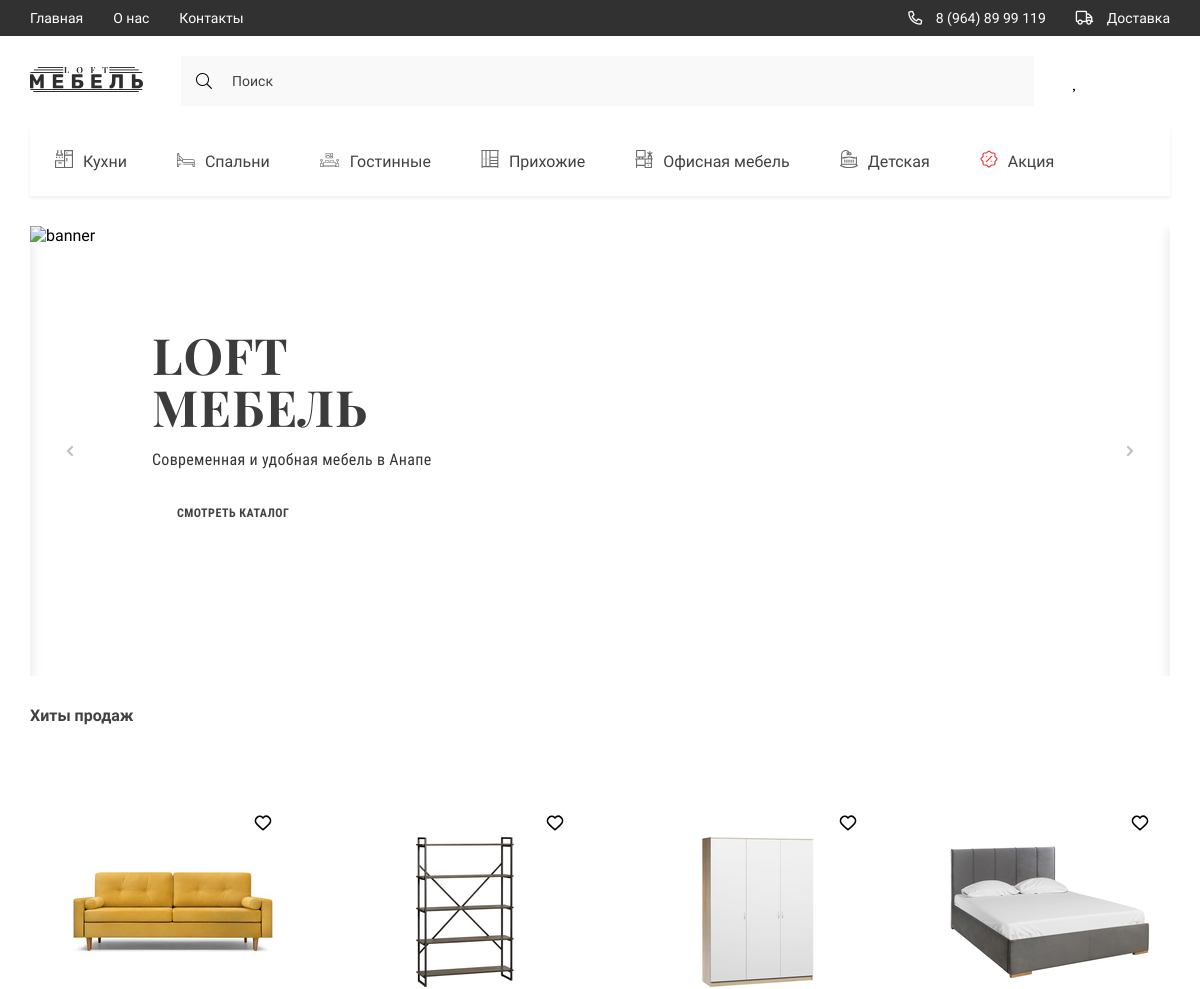
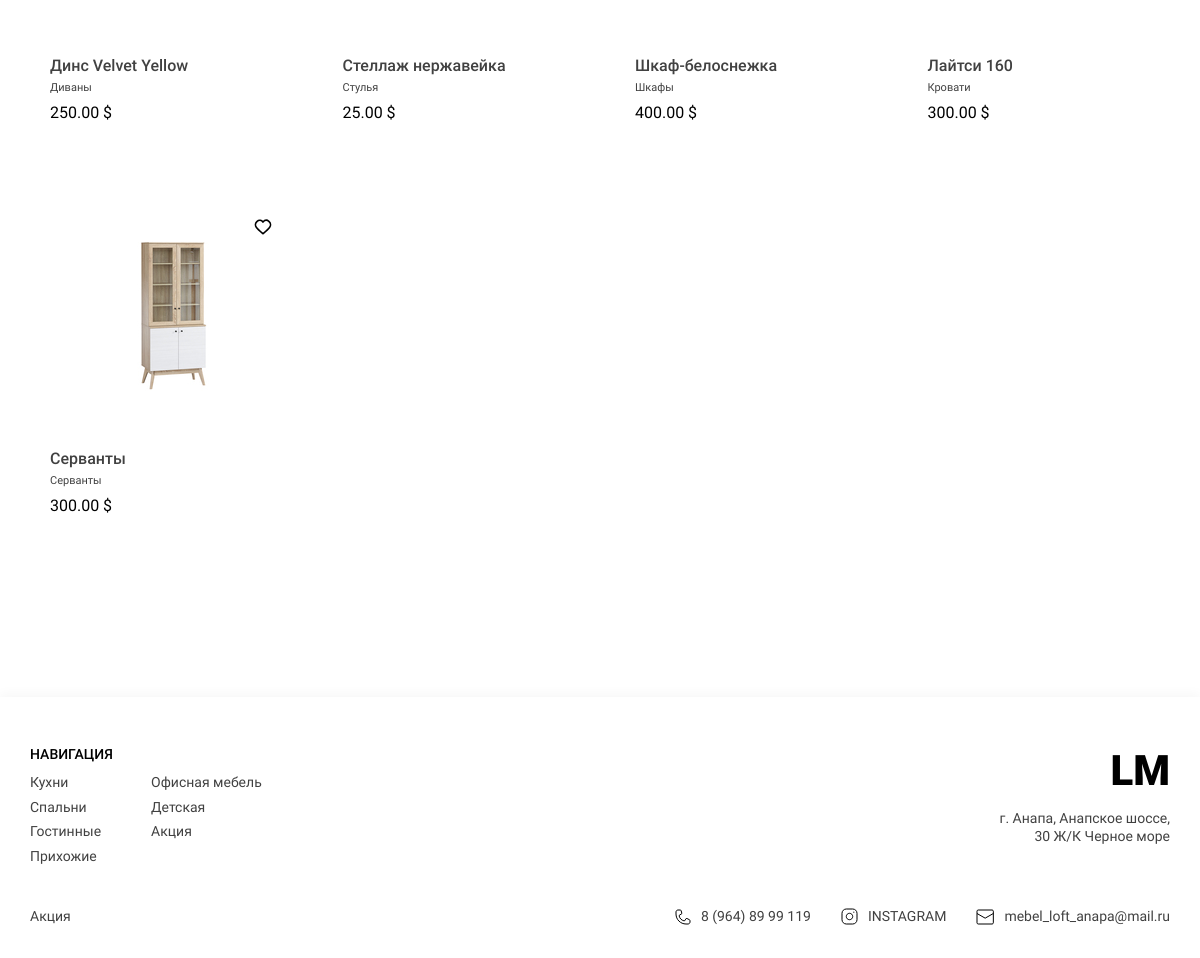
The page / on the database its author committed (2 pictures, top to bottom).
### products/models.py (models this page shows, shortened)
class Subcategory(models.Model):
    name = models.CharField(max_length=150, unique=True)
    icon = models.FileField(upload_to='icons', null=True, blank=True)

class Products(models.Model):
    product_name = models.CharField(max_length=150)
    description = models.TextField()
    price = models.DecimalField(max_digits=9, decimal_places=2)
    goods_in_stocks = models.PositiveIntegerField(default=0)
    characteristics = models.TextField()
    length = models.CharField(max_length=20, default=0)
    width = models.CharField(max_length=20, default=0)
    height = models.CharField(max_length=20, default=0)
    main_foto =models.ImageField(upload_to='main_product_images', null=True, blank=True)
    category = models.ForeignKey(to=Categories, on_delete=models.CASCADE)
    rating = models.FloatField(default=0)

class Categories(models.Model):
    name = models.CharField(max_length=50, unique=True)
    recommended_place_of_using = models.CharField(max_length=100)
    sub_category = models.ManyToManyField(Subcategory)
    def __str__(self):
        return self.name

### products/views.py (the view)
# urls.py: path('', index, name='index'),
def index(request, sub_id=None):
    if sub_id:
        category_list = Categories.objects.filter(sub_category=sub_id)
        product = []
        for category in category_list:
            product_list = Products.objects.filter(category=category)
            for i in product_list:
                if i != None:
                    product.append(i)
    else:
        product = Products.objects.all()
    subcategories = Subcategory.objects.all()
    sub_1 = subcategories[0:4]
    sub_2 = subcategories[4:7]
    sub_3 = subcategories[6]
    context = {
        'title': 'Store',
        'products': product,
        'subcategories': subcategories,
        'sub_1': sub_1,
        'sub_2': sub_2,
        'sub_3': sub_3
    }
    return render(request, 'main_index.html', context)

### products/templates/main_index.html (shortened to what this page needs)
{% extends 'base.html' %}
{% load static %}
{% block categories %}
{% for k in subcategories %}
<li>
    <a href="{% url 'products:filter' k.id %}" class="header__list-links">
        <span class="header__list-img">
            <img src="{{ k.icon.url }}" alt="icons">
        </span>
        {{ k.name }}
    </a>
</li>
{% endfor %}
{% endblock %}
{% block slider %}
<div class="slider" data-infinity="true">
    <div class="sliderLines">
        <div class="slider__item">
            <img src="{% static 'assets/images/banner-1.png' %}" alt="banner" class="slider__img">
            <div class="slider__item-content">
                <h2 class="slider__item-title">loft мебель</h2>
                <p class="slider__item-descr">
                    Современная и удобная мебель в Анапе
                </p>
                <a href="#!" class="slider__item-button">СМОТРЕТЬ КАТАЛОГ</a>
            </div>
        </div>
    </div>
    <div class="slider__btns">
        <button class="btn__prev">
            <img src="{% static 'assets/icons/arrow.svg' %}" alt="arrow">
        </button>
        <button class="btn__next">
            <img src="{% static 'assets/icons/arrow.svg' %}" alt="arrow">
        </button>
    </div>
</div>
{% endblock %}
{% block main %}
<main class="main">
    <div class="container">
        <section class="products">
            <h2 class="products__title">Хиты продаж</h2>
            <div class="products__content">
                {% if products %}
                {% for product in products %}
                <div class="products__item">
                    {% if request.user.is_authenticated %}
                    <a href="{% url 'products:add_favourite' product.id %}" data-id="{{ product.id }}"
                       class="products__item-flex">
                        <svg width="20px" height="20px" viewBox="0 0 24 24" fill="none"
                             xmlns="http://www.w3.org/2000/svg">
                            <path fill-rule="evenodd" clip-rule="evenodd"
                                  d="M12 6.00019C10.2006 3.90317 7.19377 3.2551 4.93923 5.17534C2.68468 7.09558 2.36727 10.3061 4.13778 12.5772C5.60984 14.4654 10.0648 18.4479 11.5249 19.7369C11.6882 19.8811 11.7699 19.9532 11.8652 19.9815C11.9483 20.0062 12.0393 20.0062 12.1225 19.9815C12.2178 19.9532 12.2994 19.8811 12.4628 19.7369C13.9229 18.4479 18.3778 14.4654 19.8499 12.5772C21.6204 10.3061 21.3417 7.07538 19.0484 5.17534C16.7551 3.2753 13.7994 3.90317 12 6.00019Z"
                                  stroke="#000000" stroke-width="2" stroke-linecap="round" stroke-linejoin="round"/>
                        </svg>
                    </a>
                    {% else %}
                    <a href="{% url 'users:login' %}" data-id="{{ product.id }}"
                       class="products__item-flex">
                    </a>
                    {% endif %}
                    <a href="{% url 'products:product_info' product.id %}"> <img src="{{ product.main_foto.url }}"
                                                                                 alt=""
                                                                                 class="products__item-img"></a>
                    <div class="products__item-text">
                        <h3 class="products__item-title">{{ product.product_name }}</h3>
                        <div class="products__item-desrc">{{ product.category }}</div>
                        <div class="products__item-price">{{ product.price }} $</div>
                    </div>
                </div>
                {% endfor %}
                {% endif %}
            </div>
        </section>
    </div>
</main>
{% endblock %}
{% block li_1 %}
{% for i in sub_1 %}
<li><a href="{% url 'products:filter' i.id %}" class="footer__navigate-links">{{ i.name }}</a></li>
{% endfor %}
{% endblock %}
{% block li_2 %}
{% for i in sub_2 %}
<li><a href="{% url 'products:filter' i.id %}" class="footer__navigate-links">{{ i.name }}</a></li>
{% endfor %}
{% endblock %}
{% block li_3 %}
<li><a href="{% url 'products:filter' sub_3.id %}" class="footer__navigate-links">{{ sub_3.name }}</a></li>
{% endblock %}

### static/style/style.css (style rules this page uses)
:root { --containerWidth: 1140px; --primaryColor: #414141; --primaryFont: 'Roboto'; --mainColor: #245462; }
* { padding: 0; margin: 0; box-sizing: border-box; text-decoration: none; list-style: none; font-family: var(--primaryFont); }
.container { width: 100%; max-width: calc(var(--containerWidth) + 30px); margin: 0 auto; padding: 0 15px; }
.header__list-links { padding: 24px 25px; display: flex; justify-content: center; align-items: center; height: 70px; transition: background .3s linear, color .3s linear; width: max-content; font-family: 'Roboto'; font-size: 16px; line-height: 19px; color: #414141; }
.header__list-links img { margin-right: 10px; min-width: 18px; transition: filter .3s linear; }
.slider { position: relative; height: 450px; display: flex; flex-direction: column; overflow: hidden; }
.sliderLines { flex-grow: 1; height: 100%; position: relative; overflow: hidden; }
.slider__img { width: 100%; height: 100%; object-fit: cover; }
.slider__item { box-shadow: 0px 5px 11px 2px rgba(0, 0, 0, 0.09); }
.slider__item-content { position: absolute; width: 100%; height: 100%; display: flex; flex-direction: column; align-items: start; left: 0; top: 0; padding-top: 9.01%; padding-left: 10.7%; }
.slider__btns { position: absolute; width: 100%; padding: 0 25px; left: 0; top: 50%; transform: translateY(-50%); display: flex; justify-content: space-between; align-items: center; }
.slider__btns>button { outline: none; border: none; width: 30px; height: 30px; background: white; display: flex; justify-content: center; align-items: center; }
.slider__btns img { filter: opacity(.5) invert(0.5); }
.btn__next { transform: rotate(180deg); z-index: 30; }
.slider__item-title { font-family: 'PlayfairDisplay'; font-weight: bold; font-size: 50px; line-height: 105.3%; letter-spacing: 0.02em; text-transform: uppercase; color: #3C3C3C; width: 100%; max-width: 216px; }
.slider__item-descr { font-family: 'RobotoCondensed'; font-size: 16px; line-height: 140.8%; letter-spacing: 0.02em; color: #343434; margin: 15px 0 20px; }
.slider__item-button { display: flex; width: max-content; color: var(--primaryColor); padding: 14px 25px; background: #fff; text-transform: uppercase; font-weight: bold; font-size: 12px; line-height: 140.8%; font-family: 'RobotoCondensed'; letter-spacing: 0.04em; }
.main { width: 100%; flex-grow: 1; padding-bottom: 150px; }
.products { width: 100%; display: flex; flex-direction: column; margin-top: 30px; }
.products__title { font-size: 16px; line-height: 19px; color: #414141; margin-bottom: 35px; }
.products__content { width: 100%; display: grid; grid-template-columns: repeat(4, minmax(137.67px, 263px)); column-gap: 30px; row-gap: 10px; }
.products__item { display: flex; justify-content: center; flex-direction: column; align-items: center; padding: 53px 20px 32px; transition: transform .3s linear; position: relative; }
.products__item-text { width: 100%; margin-top: 54px; }
.products__item-title { font-weight: 500; font-size: 16px; line-height: 19px; color: #414141; }
.products__item-desrc { font-size: 11px; line-height: 13px; color: #414141; margin: 6px 0 9px; }
.products__item-img { width: 100%; }
.footer__navigate-links { font-size: 14px; line-height: 126.69%; color: #414141; display: block; margin-bottom: 7.24px; transition: color .3s linear; }
.footer__navigate-list._short .footer__navigate-links { margin: 0 30px 0 0; }
.footer__navigate-list._short li:last-child .footer__navigate-links { margin: 0; }
.products__item { position: relative; }
.products__item > a { display: block; margin-left: auto; }

### products/templates/main_index.html (style rules this page uses)
.products__item-flex { display: block; margin-left: auto; }

### rows shown on the page
Subcategory: icon (picture), name "Кухни"
Subcategory: icon (picture), name "Спальни"
Subcategory: icon (picture), name "Гостинные"
Subcategory: icon (picture), name "Прихожие"
Subcategory: icon (picture), name "Офисная мебель"
Subcategory: icon (picture), name "Детская"
Subcategory: icon (picture), name "Акция"
Products: main_foto (picture), product_name "Динс Velvet Yellow", category "Диваны", price "250.00"
Products: main_foto (picture), product_name "Стеллаж нержавейка", category "Стулья", price "25.00"
Products: main_foto (picture), product_name "Шкаф-белоснежка", category "Шкафы", price "400.00"
Products: main_foto (picture), product_name "Лайтси 160", category "Кровати", price "300.00"
Products: main_foto (picture), product_name "Серванты", category "Серванты", price "300.00"
